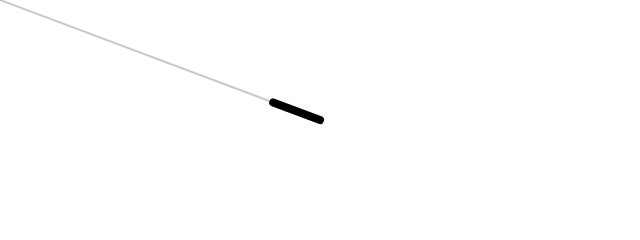
Frame 1 (no input)
Frame 60 (no input): identical to frame 1, image omitted
Frame 120 (the mouse pressed at the canvas centre since frame 60): blank canvas, image omitted

The p5.js sketch that drew this single still picture (run headless with seeded random() and noise() and a simulated clock; from frame 60 on, the mouse is pressed at the canvas centre):

// p5.js sketch
// ── sketch.js
function setup() {
    createCanvas(640, 240);
}

function draw() {
    background(255);

    let mouse = createVector(mouseX, mouseY);
    let center = createVector(width / 2, height / 2);

    mouse.sub(center);

    translate(width / 2, height / 2);
    stroke(200);
    strokeWeight(2);
    line(0, 0, mouse.x, mouse.y);

    // Vector now always has the same length 50
    mouse.normalize();
    mouse.mult(50);
    
    stroke(0);
    strokeWeight(8);
    line(0, 0, mouse.x, mouse.y);
}
